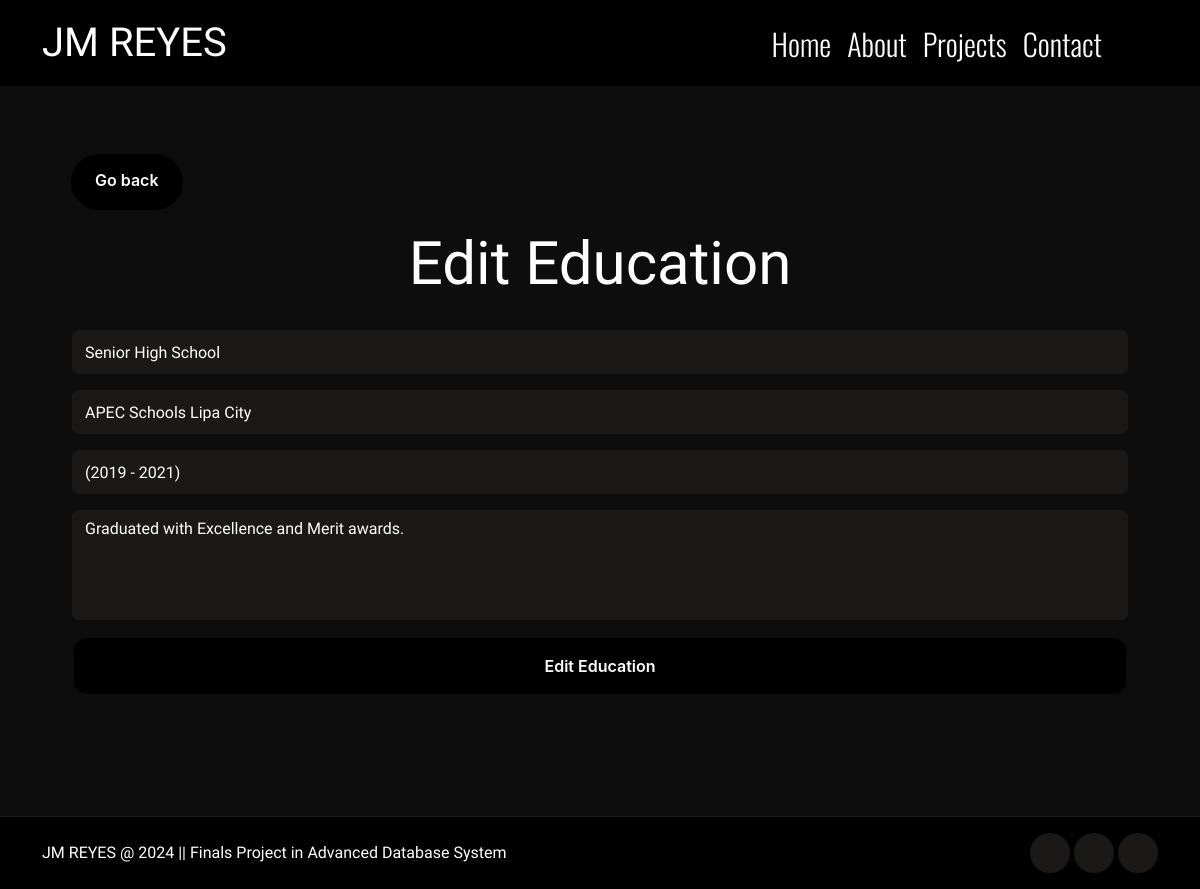
The page /edit-education.php?update-educationid=10 (signed in) on the database its author committed.
### tables this page shows
CREATE TABLE `education` (
  `education_ID` int(11) NOT NULL,
  `user_ID` int(11) DEFAULT NULL,
  `educational_level` varchar(255) NOT NULL,
  `campus_name` varchar(255) NOT NULL,
  `school_year` varchar(255) NOT NULL,
  `attainments` text NOT NULL
);

### edit-education.php (the view, shortened to what this page needs)
<?php
include('connect.php');
if (isset($_GET['update-educationid'])) {
    $id = $_GET['update-educationid'];
    $sql = "SELECT * FROM `education` WHERE education_ID = ?";
    $stmt = $con->prepare($sql);
    $stmt->bind_param("i", $id);
    $stmt->execute();
    $result = $stmt->get_result();
    $row = $result->fetch_assoc();
    $dis_level = $row['educational_level'];
    $dis_campus = $row['campus_name'];
    $dis_year = $row['school_year'];
    $dis_attainments = $row['attainments'];
}
?>
<!DOCTYPE html>
<html lang="en">
<head>
    <link href="https://cdn.jsdelivr.net/npm/bootstrap@5.3.3/dist/css/bootstrap.min.css" rel="stylesheet"
 />
    <link href="https://unpkg.com/aos@2.3.1/dist/aos.css" rel="stylesheet" />
    <link rel="stylesheet"
        href="https://maxst.icons8.com/vue-static/landings/line-awesome/font-awesome-line-awesome/css/all.min.css" />
    <link rel="stylesheet"
        href="https://maxst.icons8.com/vue-static/landings/line-awesome/line-awesome/1.3.0/css/line-awesome.min.css" />
    <link rel="stylesheet" href="https://cdn.jsdelivr.net/npm/sweetalert2@11/dist/sweetalert2.min.css">
    <link rel="stylesheet" href="./assets/css/style.css" />
</head>
<body data-bs-spy="scroll" data-bs-target=".navbar">
    <nav class="navbar navbar-expand-lg navbar-dark fixed-top">
        <div class="container fluid mx-lg-auto">
            <a class="navbar-brand navbar-font" href="index.php">
                <span class="name-logo"><i class="las la-cat"></i> JM REYES</span></a>
            <div class="collapse navbar-collapse navbar-font" id="navbarNav">
                <ul class="navbar-nav">
                    <li class="nav-item">
                        <a class="nav-link" aria-current="page" href="index.php#home">Home</a>
                    </li>
                    <li class="nav-item">
                        <a class="nav-link" aria-current="page" href="index.php#about">About</a>
                    </li>
                    <li class="nav-item">
                        <a class="nav-link" aria-current="page" href="index.php#projects">Projects</a>
                    </li>
                    <li class="nav-item">
                        <a class="nav-link" aria-current="page" href="index.php#contact">Contact</a>
                    </li>
                    <li class="nav-item">
                        <a class="nav-link active cog-active" style="pointer-events: none;" aria-current="page"
                            href="settings.php"><i class="las la-cog"></i></a>
                    </li>
                    <li class="nav-item">
                        <a class="nav-link" aria-current="page" href="messages.php"><i class="las la-envelope"></i></a>
                    </li>
                    <li class="nav-item">
                        <a class="nav-link" aria-current="page" href="logout.php"><i class="las la-sign-out-alt"></i></a>
                    </li>
                </ul>
            </div>
        </div>
    </nav>
    <section id="settings" class="full-height px-lg-5">
        <div class="container mt-5 p-md-4">
            <div class="go-back">
                <a href="manage-education.php" class="button-27">Go back</a>
            </div>
            <div class="col-lg-12 edit-main my-3">
                <div class="row-lg-7">
                    <div class="col">
                        <h4 style="font-size: 60px; text-align: center; margin-bottom: 30px;">Edit Education</h4>
                    </div>
                    <form method="post">
                        <div>
                            <input type="text" class="form-control my-3" name="ed_level" value="<?php echo $dis_level; ?>" />
                        </div>
                        <div>
                            <input type="text" class="form-control my-3" name="ed_campus" value="<?php echo $dis_campus; ?>" />
                        </div>
                        <div>
                            <input type="text" class="form-control my-3" name="ed_year" value="<?php echo $dis_year; ?>" />
                        </div>
                        <div>
                            <textarea name="ed_attainments" id="" rows="4" class="form-control my-3"><?php echo $dis_attainments; ?></textarea>
                        </div>
                        <div class="form-group">
                            <button type="submit" name="update" class="button-27 btn-add" style="background-color: #000000;">
                                Edit Education
                            </button>
                        </div>
                    </form>
                </div>
            </div>
        </div>
    </section>
    <footer class="py-5 p-lg-3">
        <div class="container">
            <div class="row gy-4 justify-content-between">
                <div class="col-auto">
                    <p class="mb-0 mt-2">
                        JM REYES @ 2024 || Finals Project in Advanced Database System
                    </p>
                </div>
                <div class="col-auto">
                    <div class="social-icons">
                        <a href="https://www.facebook.com/KuddliestDudeYouHaveEverKnown" target="_blank"></a>
                        <a href="https://www.instagram.com/itzjmbruhhh/" target="_blank"></a>
                        <a href="https://github.com/JMReyes1014" target="_blank"><i class="lab la-github"></i></a>
                    </div>
                </div>
            </div>
        </div>
    </footer>
</body>
</html>

### assets/css/style.css (style rules this page uses)
:root { --color-body: #ffffff; --color-base: #0e0d0d; --color-base1: #1b1818; --color-base2: #000000; --color-brand2: #ff3131; --color-brand: #ef4f4f; --font-base: "Belleza"; --font-base2: "Oswald"; }
body { background-color: var(--color-base); color: var(--color-body); font-family: var(--font-base); }
h1, h2, h3, h4, h5, h6 { color: var(--color-body); font-weight: 300; }
.full-height { min-height: 100vh; height: 100%; display: flex; flex-direction: column; justify-content: center; padding-top: 80px; padding-bottom: 80px; border-bottom: 1px solid var(--color-base1); }
.name-logo { font-size: 40px; }
a { text-decoration: none; color: var(--color-body); transition: all 0.4s ease; font-family: var(--font-base); }
.navbar { background-color: var(--color-base2); }
.navbar-font { font-size: 30px; }
.navbar-nav { margin-left: auto; }
.navbar .nav-link { text-decoration: none; color: var(--color-body); transition: all 0.4 ease; font-family: var(--font-base2); font-weight: 300; }
.navbar .nav-link.active { color: var(--color-brand); }
.cog-active { pointer-events: none; }
.button-27 { appearance: none; background-color: var(--color-base2); border: 2px solid var(--color-base); border-radius: 15px; box-sizing: border-box; color: #FFFFFF; cursor: pointer; display: inline-block; font-family: Roobert,-apple-system,BlinkMacSystemFont,"Segoe UI",Helvetica,Arial,sans-serif,"Apple Color Emoji","Segoe UI Emoji","Segoe UI Symbol"; font-size: 16px; font-weight: 600; line-height: normal; margin: 0; margin-left: 50px; min-height: 60px; min-width: 0; outline: none; padding: 16px 24px; text-align: center; text-decoration: none; transition: all 300ms cubic-bezier(.23, 1, 0.32, 1); user-select: none; -webkit-user-select: none; touch-action: manipulation; width: 220px; will-change: transform; }
.go-back { margin-left: -5%; }
.go-back .button-27 { width: auto; border-radius: 50px; }
.btn-add { width: 100%; margin-left: 0; background-color: var(--color-base); }
footer { background-color: var(--color-base2); }
.form-control { background-color: var(--color-base1); border-color: var(--color-base1); color: var(--color-body); }
.form-control::placeholder { color: var(--color-body); }
input.form-control { height: 44px; }
textarea { resize: none; }
.social-icons a { width: 40px; height: 40px; display: inline-flex; align-items: center; justify-content: center; background-color: var(--color-base1); color: var(--color-body); border-radius: 100px; font-size: 24px; }

### rows shown on the page
education: ed_level "Senior High School", ed_campus "APEC Schools Lipa City", ed_year "(2019 - 2021)", ed_attainments "Graduated with Excellence and Merit awards."
